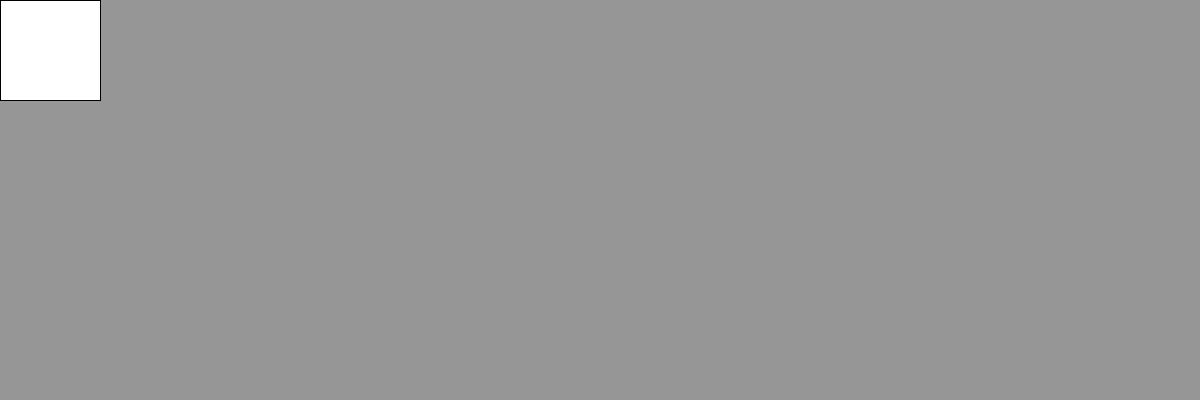
Frame 1 (no input)
Frame 60 (the mouse pressed at the canvas centre just before this capture): identical to frame 1, image omitted
Frame 120 (the mouse held since frame 60 and released just before this capture): identical to frame 1, image omitted

The Processing sketch that drew this single still picture (run headless with seeded random() and noise(); from frame 60 on, the mouse is pressed at the canvas centre):

// Processing sketch: TESTCODE_SpeedFixup
// ── TESTCODE_SpeedFixup.pde
float x, y;

void setup() {
  size(1200, 400);
  x = 0;
  y = 0;
}

void draw() {
  background(150);
  square(x, y, 100);
}

void keyPressed() {
  if (keyPressed) {
    if (key == 's') {
      y+=height/4;
    }
  }
}

void keyReleased() {
  if (key == 's') {
    
  }
}
